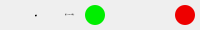
    <widget class="QWidget" name="titleWidget" native="true">
     <property name="sizePolicy">
      <sizepolicy hsizetype="Preferred" vsizetype="Fixed">
       <horstretch>0</horstretch>
       <verstretch>0</verstretch>
      </sizepolicy>
     </property>
     <property name="minimumSize">
      <size>
       <width>0</width>
       <height>30</height>
      </size>
     </property>
     <property name="maximumSize">
      <size>
       <width>16777215</width>
       <height>30</height>
      </size>
     </property>
     <layout class="QHBoxLayout" name="horizontalLayout_3">
      <property name="spacing">
       <number>10</number>
      </property>
      <property name="leftMargin">
       <number>5</number>
      </property>
      <property name="topMargin">
       <number>5</number>
      </property>
      <property name="rightMargin">
       <number>5</number>
      </property>
      <property name="bottomMargin">
       <number>5</number>
      </property>
      <item>
       <widget class="QLabel" name="lbIcon">
        <property name="sizePolicy">
         <sizepolicy hsizetype="Fixed" vsizetype="Fixed">
          <horstretch>0</horstretch>
          <verstretch>0</verstretch>
         </sizepolicy>
        </property>
        <property name="minimumSize">
         <size>
          <width>20</width>
          <height>20</height>
         </size>
        </property>
        <property name="mouseTracking">
         <bool>true</bool>
        </property>
        <property name="styleSheet">
         <string notr="true">background:none;border-image:url(:/icon.png)</string>
        </property>
        <property name="text">
         <string/>
        </property>
       </widget>
      </item>
      <item>
       <widget class="QLabel" name="lbTitle">
        <property name="sizePolicy">
         <sizepolicy hsizetype="Preferred" vsizetype="Fixed">
          <horstretch>0</horstretch>
          <verstretch>0</verstretch>
         </sizepolicy>
        </property>
        <property name="maximumSize">
         <size>
          <width>16777215</width>
          <height>20</height>
         </size>
        </property>
        <property name="font">
         <font>
          <family>Microsoft YaHei</family>
          <pointsize>-1</pointsize>
          <weight>75</weight>
          <bold>true</bold>
         </font>
        </property>
        <property name="mouseTracking">
         <bool>true</bool>
        </property>
        <property name="styleSheet">
         <string notr="true"/>
        </property>
        <property name="text">
         <string>编辑</string>
        </property>
       </widget>
      </item>
      <item>
       <spacer name="titleSpacerR_2">
        <property name="orientation">
         <enum>Qt::Horizontal</enum>
        </property>
        <property name="sizeHint" stdset="0">
         <size>
          <width>17</width>
          <height>17</height>
         </size>
        </property>
       </spacer>
      </item>
      <item>
       <widget class="QLabel" name="lbWndName_2">
        <property name="sizePolicy">
         <sizepolicy hsizetype="Fixed" vsizetype="Fixed">
          <horstretch>0</horstretch>
          <verstretch>0</verstretch>
         </sizepolicy>
        </property>
        <property name="font">
         <font>
          <family>Microsoft YaHei</family>
          <pointsize>-1</pointsize>
          <weight>50</weight>
          <bold>false</bold>
         </font>
        </property>
        <property name="styleSheet">
         <string notr="true"/>
        </property>
        <property name="text">
         <string>运行（Shift F10停止）</string>
        </property>
       </widget>
      </item>
      <item>
       <widget class="QPushButton" name="bnRun">
        <property name="enabled">
         <bool>true</bool>
        </property>
        <property name="sizePolicy">
         <sizepolicy hsizetype="Fixed" vsizetype="Fixed">
          <horstretch>20</horstretch>
          <verstretch>20</verstretch>
         </sizepolicy>
        </property>
        <property name="minimumSize">
         <size>
          <width>20</width>
          <height>20</height>
         </size>
        </property>
        <property name="maximumSize">
         <size>
          <width>20</width>
          <height>20</height>
         </size>
        </property>
        <property name="focusPolicy">
         <enum>Qt::ClickFocus</enum>
        </property>
        <property name="toolTip">
         <string>运行</string>
        </property>
        <property name="styleSheet">
         <string notr="true">QPushButton{background-color:#0E0;border-radius:10px}QPushButton:hover{background-color:#0C0}</string>
        </property>
        <property name="text">
         <string/>
        </property>
        <property name="autoDefault">
         <bool>false</bool>
        </property>
       </widget>
      </item>
      <item>
       <widget class="QWidget" name="widget" native="true">
        <property name="minimumSize">
         <size>
          <width>50</width>
          <height>0</height>
         </size>
        </property>
        <property name="maximumSize">
         <size>
          <width>50</width>
          <height>16777215</height>
         </size>
        </property>
       </widget>
      </item>
      <item>
       <widget class="QPushButton" name="bnClose">
        <property name="sizePolicy">
         <sizepolicy hsizetype="Fixed" vsizetype="Fixed">
          <horstretch>20</horstretch>
          <verstretch>20</verstretch>
         </sizepolicy>
        </property>
        <property name="minimumSize">
         <size>
          <width>20</width>
          <height>20</height>
         </size>
        </property>
        <property name="maximumSize">
         <size>
          <width>20</width>
          <height>20</height>
         </size>
        </property>
        <property name="focusPolicy">
         <enum>Qt::ClickFocus</enum>
        </property>
        <property name="toolTip">
         <string>关闭</string>
        </property>
        <property name="styleSheet">
         <string notr="true">QPushButton{background-color:#E00;border-radius:10px}QPushButton:hover{background-color:#C00}</string>
        </property>
        <property name="text">
         <string/>
        </property>
        <property name="autoDefault">
         <bool>false</bool>
        </property>
       </widget>
      </item>
     </layout>
    </widget>
